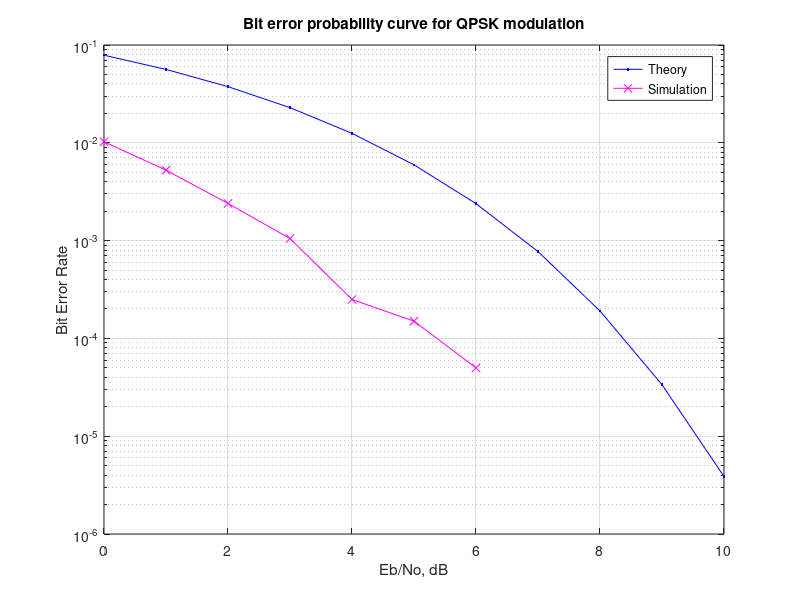

This figure's MATLAB source:
% For QPSK system
clear all
close all

% System configuration
% ------------
b = 2;                              % Distance between bits
M = 2^b;
k = log2(M);                        % Bits per symbol
N = 1e4;                            % Number of symbols in simulatio
Es = 1;%2                             % Energy per symbol
Eb = Es / k;                        % Energy per bit
norValue = 2;
EbNo_dB(:,1) = linspace(0, 10, 11); % Energy per bit to noise power spectral density ratio (Eb/No)
EbNo_lin(:,1) = 10.^(EbNo_dB / 10); % Eb/No values in linear scale

% Define Arrays
% ------------
diffInxArray = zeros(length(EbNo_lin),N);
rxIdx = zeros(length(EbNo_lin),N);
bit_err = zeros(1,length(EbNo_lin));
diffCellArray = cell(length(EbNo_lin),1);
diffMinArray = zeros(length(EbNo_lin),N);
meanrxSymb = zeros(length(EbNo_lin),1);
meanAWGN = zeros(length(EbNo_lin),1);
meansymbArray = zeros(length(EbNo_lin),1);
meantxSymb = zeros(length(EbNo_lin),1);
meanNoise  = zeros(length(EbNo_lin),1);
rxBits  = zeros(k,N);

% Define AWGN
AWGN = ((randn(1,N))+1i*(randn(1,N)))/sqrt(2);

% Symbol definition
% ------------
% symbArray =[1,1i,-1,-1i];
symbArray =[-1-1i,1-1i,-1+1i,1+1i];
symbArrayNorm = mean(abs(symbArray).^2);
Esymb = symbArray./sqrt(symbArrayNorm);

%Modulation
% Random bit array for transmittion
txBits = reshape((rand(N*k,1) > 0.5),2,[]);

% Convert bits to Decimal
txIdx = 2*txBits(1,:) + txBits(2,:);

% Cordinates
% ----------
x = real(symbArray);
y = imag(symbArray);
% Modulation
% ------------
txSymb = symbArray(txIdx+1);     % From look up table determine symbol to be transmitted

for i = 1:length(EbNo_lin)
    % Adding AWGN to symbol
    rxSymb(i,:) = txSymb + sqrt(Eb/(EbNo_lin(i)))*AWGN;
    % Demodulation
    for ii = 1:N
        % Euclidean distance between recieved signal and symbol array
        diffAll(:,ii) = reshape(abs(symbArray-rxSymb(i,ii)).^2,length(symbArray),[]);
        % Minimum Euclidean distance and associated index
        [diff,rxidx] = min(diffAll(:,ii));
        diffMin(i,ii) = diff;
        % Creates array of decimal index
        decIndex(ii)= rxidx-1;
        % Converts decimal into binary
        biStream = rem(floor(decIndex(ii)*pow2(1-k:0)),2);
        % Creates array of recieved bits
        rxBits(:,ii) = reshape(biStream',2,[]);
    end
    bit_err(i) = sum(rxBits(2,:) ~= txBits(2,:));
end

% Bit Error
% --------------------
bit_err = bit_err / (k * N);
bit_err_theo(:,1) = (1/k)*erfc(sqrt(EbNo_lin));

% Symbol Error
% --------------------
symb_err = sum(rxIdx(1,:) ~= txIdx(1,:));
symb_err = symb_err / (k * N);

% Check Results
% ------------
% for i = 1:length(EbNo_lin)
%     meantxSymb(i,1) = mean(abs(txSymb).^2);
%     meanrxSymb(i,1) = mean(abs(rxSymb(i,1:N)).^2);
%     meanAWGN(i,1) = mean(abs(AWGN(i,1:N)).^2);
%     meansymbArray(i,1) = mean(abs(symbArray).^2);
%     meanNoise(i,1) = mean(abs(Noise(i,1:N)).^2);
% end

% Plot Results
% ------------
figure(1)
semilogy(EbNo_dB,bit_err_theo,'b.-');
hold on
semilogy(EbNo_dB,bit_err,'mx-');
grid on

legend('Theory', 'Simulation');
xlabel('Eb/No, dB');
ylabel('Bit Error Rate');
title('Bit error probability curve for QPSK modulation');